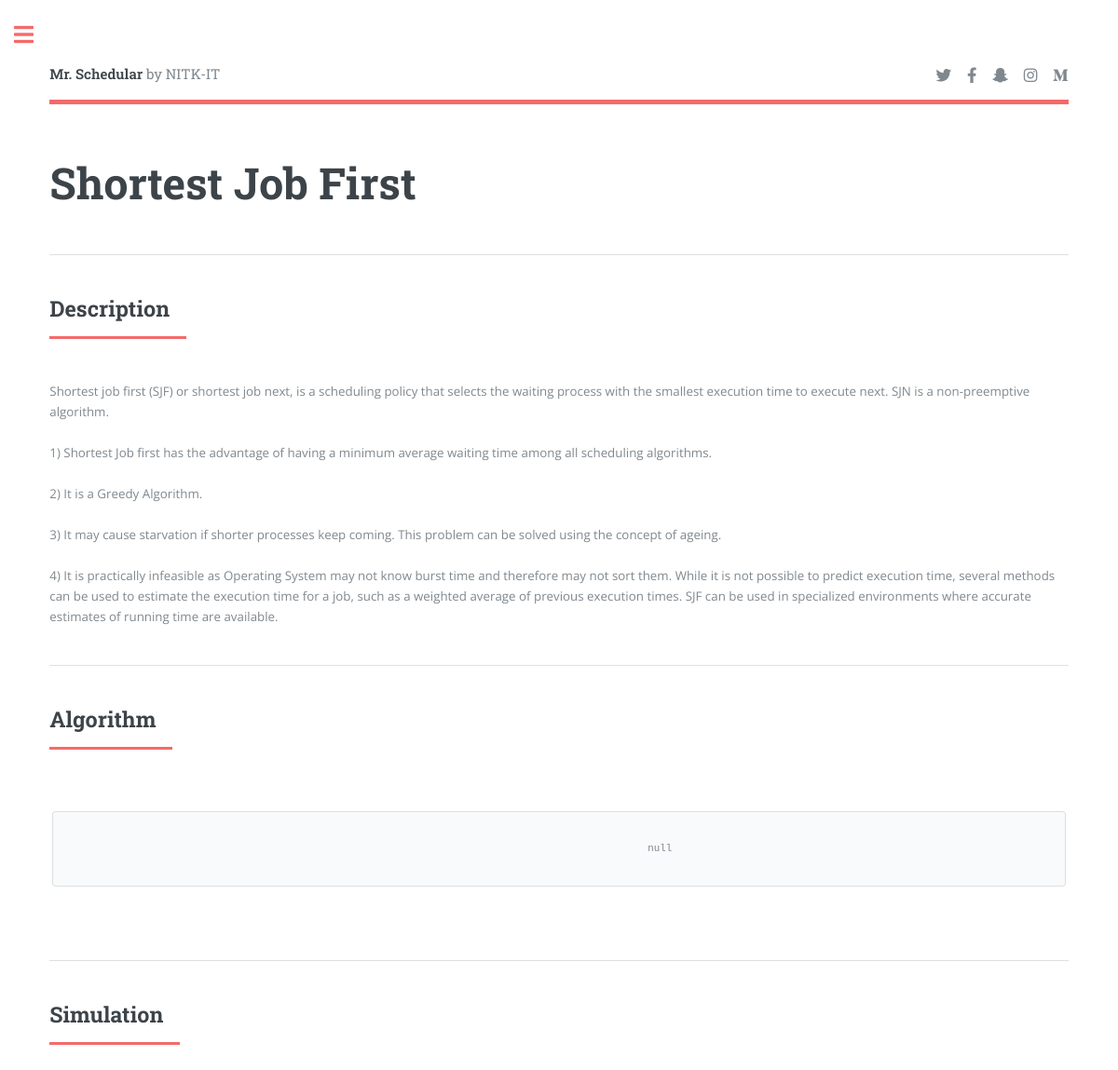
The app's page /cpuAlgo/5/, older data.
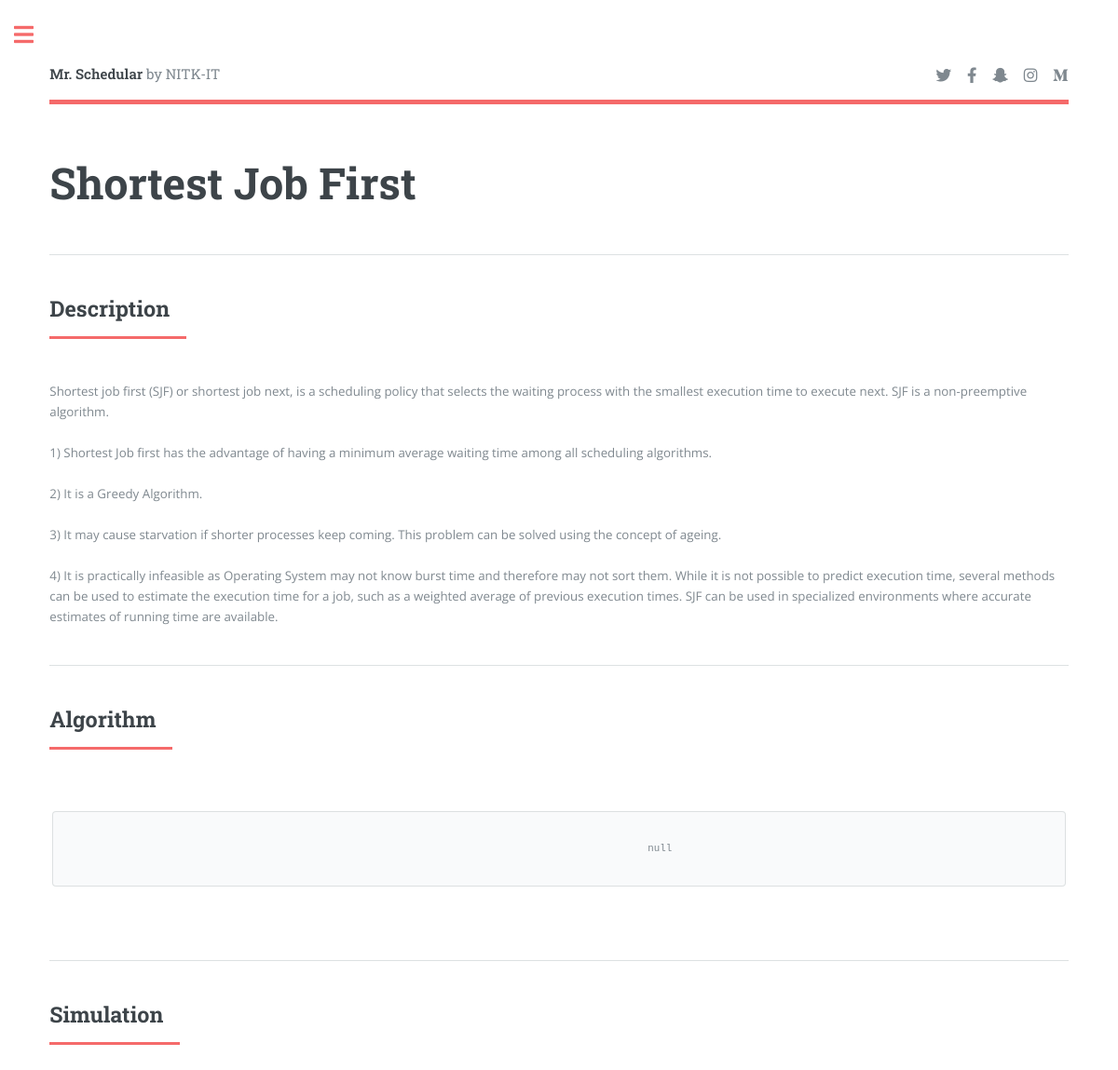
The same page, newer data.
### simulator/models.py (models this page shows, shortened)
class CpuAlgo(models.Model):
    algo_id = models.IntegerField()
    algo_name = models.CharField(max_length=50)
    algo_description = models.TextField()
    algo_code = models.TextField(default='null')

### simulator/views.py (the view)
# urls.py: path('cpuAlgo/',views.cpuScehdular, name='cpuScehdular'),
def cpuAlgo(request, id):
    algo = CpuAlgo.objects.filter(algo_id=id)[0]
    return render(request, 'cpuAlgos/cpu_algo.html', {'algo': algo})

### simulator/templates/cpuAlgos/cpu_algo.html (shortened to what this page needs)
{% load static %}
<!DOCTYPE HTML>
<html>
	<head>
		<link rel="stylesheet" href="{% static 'assets/css/main.css' %}" />
	</head>
	<body class="is-preload">
			<div id="wrapper">
					<div id="main">
						<div class="inner">
								<header id="header">
									<a href="index.html" class="logo"><strong>Mr. Schedular</strong> by NITK-IT</a>
									<ul class="icons">
										<li><a href="#" class="icon brands fa-twitter"><span class="label">Twitter</span></a></li>
										<li><a href="#" class="icon brands fa-facebook-f"><span class="label">Facebook</span></a></li>
										<li><a href="#" class="icon brands fa-snapchat-ghost"><span class="label">Snapchat</span></a></li>
										<li><a href="#" class="icon brands fa-instagram"><span class="label">Instagram</span></a></li>
										<li><a href="#" class="icon brands fa-medium-m"><span class="label">Medium</span></a></li>
									</ul>
								</header>
								<section>
									<header class="main">
										<h1>{{ algo.algo_name}}</h1>
									</header>
									<hr class="major" />
									<header class="major">
										<h2>Description</h2>
									</header>
									<p>{{ algo.algo_description |linebreaksbr}}</p>
									<hr class="major" />
									<header class="major">
										<h2>Algorithm</h2>
									</header>
										<pre>
											<code>
												{{algo.algo_code |linebreaksbr}}
											</code>
									</pre>
									<hr class="major" />
									<header class="major">
										<h2>Simulation</h2>
									</header>
								</section>
						</div>
					</div>
			</div>
	</body>
</html>

Row changes from the older to the newer data that the page shows:
changed CpuAlgo "Shortest Job First": algo_description "…time to execute next. SJN is a non-preemptive algorithm.…" → "…time to execute next. SJF is a non-preemptive algorithm.…"
